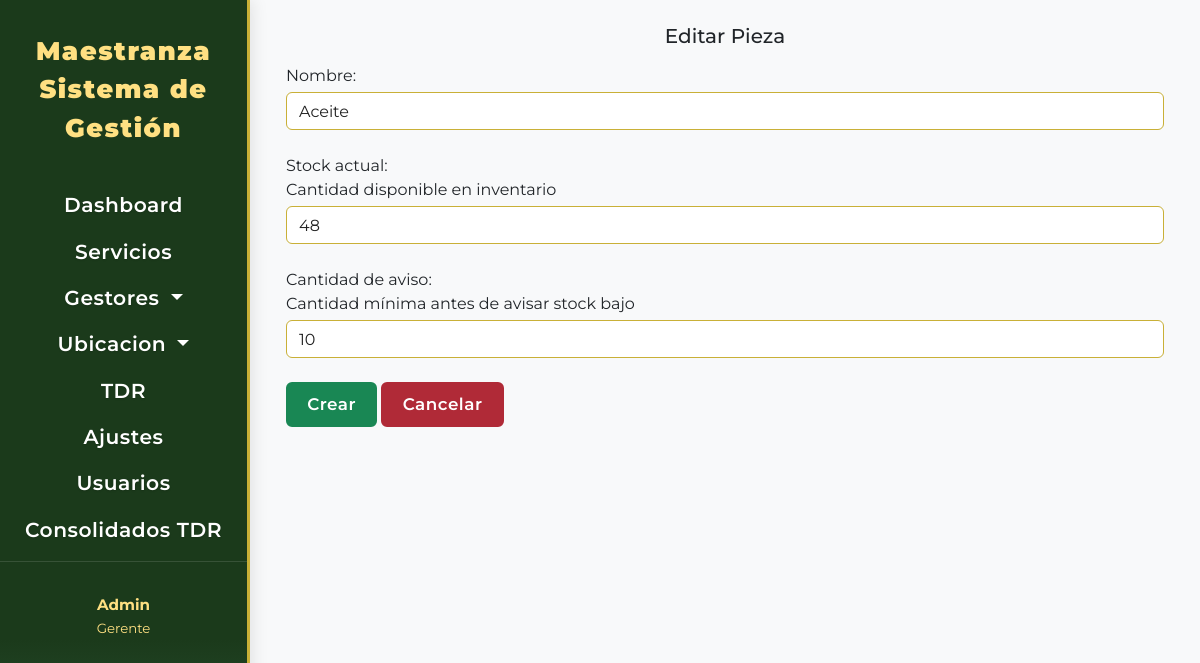
The page /piezas/editar/1/ on the database its author committed.
### pieza/models.py (models this page shows, shortened)
class Pieza(models.Model):
    nombre = models.CharField(
        max_length=100,
        blank=False,
        null=False,
        verbose_name="Nombre"
    )
    cantidad_stock = models.PositiveIntegerField(
        default=0,
        verbose_name="Stock actual",
        help_text="Cantidad disponible en inventario"
    )
    reorder = models.PositiveIntegerField(
        default=0,
        verbose_name="Cantidad de aviso",
        help_text="Cantidad mínima antes de avisar stock bajo"
    )

### pieza/views.py (the view)
# urls.py: path('editar/<int:id>/', views.pieza_gestion, name='pieza_editar'),
def pieza_gestion(request, id=None):
    pieza, modo, extra = modo_gestion(Pieza,id)
    if request.method == 'POST':
        form =PiezaForm(request.POST, instance=pieza)
        if form.is_valid():
            try:
                pieza = form.save()
                messages.success(request, f"Pieza {'creada' if modo == 'crear' else 'actualizada'} correctamente.")
                return redirect('pieza_index')
            except Exception as e:
                messages.error(request, f"Error al guardar la pieza: {e}")
    else:
        form = PiezaForm(instance=pieza)
    context = {
        'form' : form,
        'pieza': pieza,
        'modo': modo,
        'extra': extra
    }
    return render(request, 'pieza/gestion.html', context)

### pieza/forms.py (shortened to what this page needs)
class PiezaForm(ModelForm):
    class Meta:
        model = Pieza
        fields = ['nombre', 'cantidad_stock', 'reorder']
        labels = {
            'reorder': 'Cantidad de aviso'
        }
        widgets = {
            'nombre': forms.TextInput(attrs={'class': 'form-control mb-4 mt-1', 'placeholder': 'Escribe el nombre'}),
            'cantidad_stock': forms.NumberInput(attrs={'class': 'form-control mb-4 mt-1', 'placeholder': 'Escribe la cantidad'}),
            'reorder': forms.NumberInput(attrs={'class': 'form-control mb-4 mt-1', 'placeholder': 'Escribe la cantidad'}),
        }

### maestranza/utils.py (called while the page is built)
def modo_gestion(modelo,id=None):
    if id:
        return get_object_or_404(modelo, id=id), 'editar', 0
    return None, 'crear', 1

### templates/pieza/gestion.html (shortened to what this page needs)
{% extends "components/formulario.html" %}
{% block formtit %}
{% if modo == 'editar' %}
Editar Pieza
{% else %}
Crear Pieza
{% endif %}
{% endblock formtit %}
{% block formulario %}
{{form}}
<input class="btn btn-success" type="submit" value="Crear">
<a class="btn btn-danger" href="{% url 'pieza_index'%}">Cancelar</a>
{% endblock formulario %}

### static/css/base1.css (style rules this page uses)
:root { --Primary-color: #1B3A1B; --Secondary-color: #2E5939; --Accent-color: #C9B037; --Text-color: #fff; --Sidebar-bg: #1B3A1B; --Sidebar-active: #C9B037; --Sidebar-hover: #2E5939; --Table-header-bg: #2E5939; --Table-header-text: #fff; --Table-row-hover: #e9f5e1; --Button-primary: #1B3A1B; --Button-primary-hover: #2E5939; --Button-danger: #b02a37; --Button-danger-hover: #7a1d25; --Button-secondary: #495057; --Button-secondary-hover: #343a40; --Input-border: #C9B037; --Input-focus: #2E5939; --sidebar-width-bs5: 250px; --sidebar-bg-mobile: rgba(27,58,27,0.97); }
body, .sidebar-bs5, .main-content-wrapper-bs5 { font-family: 'Montserrat', Arial, Helvetica, sans-serif; }
.btn { border-radius: 0.375rem !important; font-weight: 600 !important; font-size: 1.05rem !important; letter-spacing: 0.5px; padding: 0.5rem 1.2rem !important; box-shadow: none !important; border-width: 2px !important; margin-bottom: 0.5rem; white-space: normal; }
.btn-danger { background-color: var(--Button-danger); border-color: var(--Button-danger); color: #fff; font-weight: 600; letter-spacing: 0.5px; }
.form-control, .select2-container--default .select2-selection--single { border: 1.5px solid var(--Input-border) !important; border-radius: 0.375rem; background-color: #fff; color: #222; height: 38px !important; box-shadow: none; }

### rows shown on the page
Pieza: nombre "Aceite", cantidad_stock "48", reorder "10"
